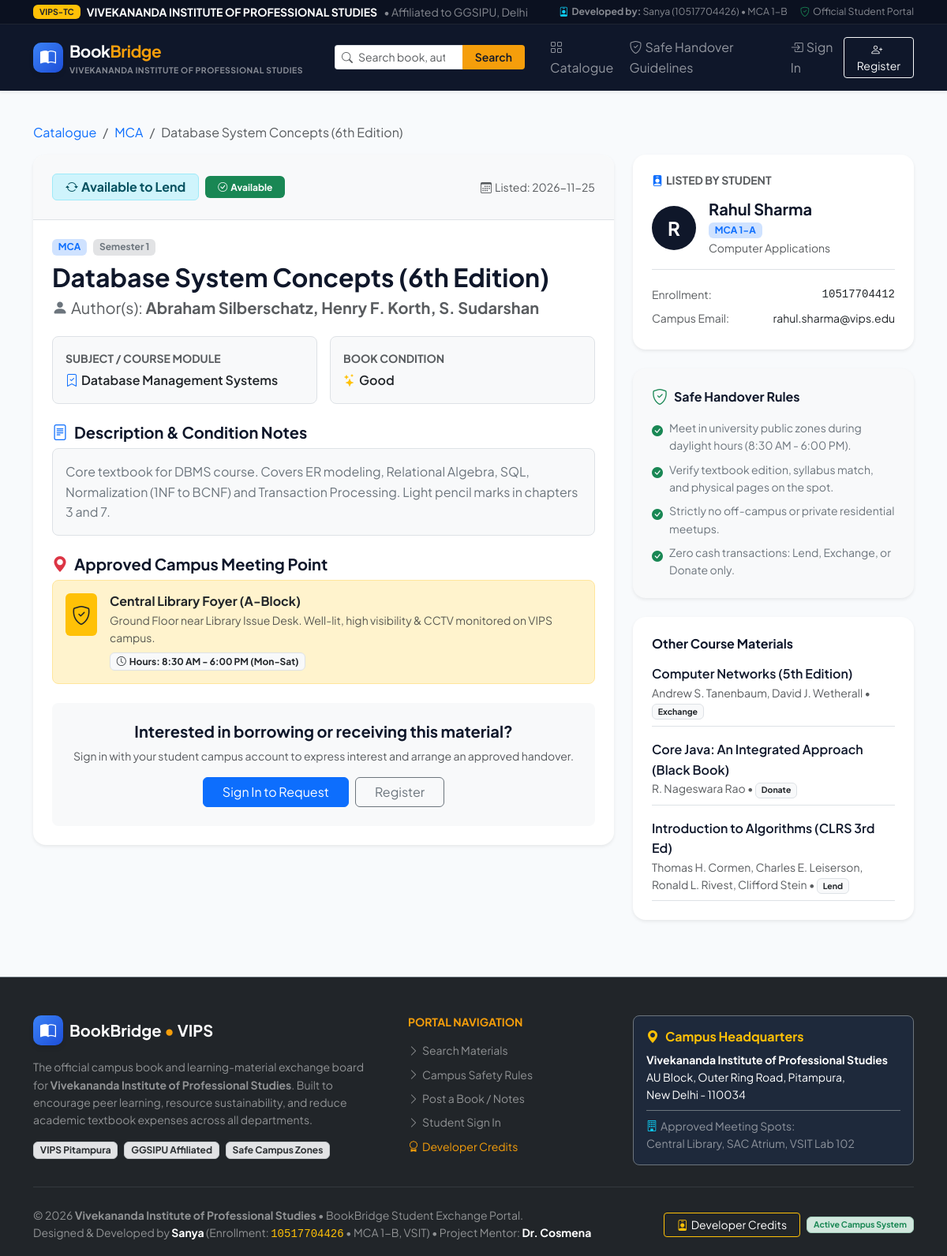
/listing/1, run on the app's committed database.
### tables this page shows
CREATE TABLE listings (
    id INTEGER PRIMARY KEY AUTOINCREMENT,
    user_id INTEGER NOT NULL,
    title TEXT NOT NULL,
    author TEXT NOT NULL,
    subject TEXT NOT NULL,
    course TEXT NOT NULL,               -- e.g., MCA, B.Tech CS, BCA
    semester TEXT NOT NULL,             -- e.g., Semester 1, Semester 2
    listing_type TEXT NOT NULL,         -- 'Lend', 'Exchange', 'Donate'
    condition TEXT NOT NULL,            -- 'Like New', 'Good', 'Fair / Marked', 'Annotated / Notes'
    availability_status TEXT NOT NULL DEFAULT 'Available', -- 'Available', 'Pending Handover', 'Completed'
    description TEXT,
    preferred_meeting_point_id INTEGER,
    cover_image TEXT,                   -- image placeholder or category icon
    created_at TIMESTAMP DEFAULT CURRENT_TIMESTAMP,
    updated_at TIMESTAMP DEFAULT CURRENT_TIMESTAMP,
    FOREIGN KEY (user_id) REFERENCES users(id) ON DELETE CASCADE,
    FOREIGN KEY (preferred_meeting_point_id) REFERENCES meeting_points(id)
);

CREATE TABLE meeting_points (
    id INTEGER PRIMARY KEY AUTOINCREMENT,
    name TEXT NOT NULL,
    location_desc TEXT NOT NULL,
    operating_hours TEXT NOT NULL,
    safety_notes TEXT
);

CREATE TABLE users (
    id INTEGER PRIMARY KEY AUTOINCREMENT,
    enrollment_no TEXT UNIQUE NOT NULL,
    full_name TEXT NOT NULL,
    email TEXT UNIQUE NOT NULL,
    password_hash TEXT NOT NULL,
    department TEXT NOT NULL DEFAULT 'Computer Applications',
    course_year TEXT NOT NULL DEFAULT 'MCA 1st Year',
    contact_phone TEXT,
    created_at TIMESTAMP DEFAULT CURRENT_TIMESTAMP
);

### app.py (the view)
@app.route('/listing/<int:listing_id>')
def listing_detail(listing_id):
    conn = get_db()
    listing = conn.execute("""
        SELECT l.*, u.full_name AS owner_name, u.email AS owner_email, u.contact_phone AS owner_phone,
               u.department AS owner_dept, u.course_year AS owner_year, u.enrollment_no AS owner_enrollment,
               mp.name AS meeting_point_name, mp.location_desc AS meeting_point_desc, mp.operating_hours AS meeting_point_hours
        FROM listings l
        JOIN users u ON l.user_id = u.id
        LEFT JOIN meeting_points mp ON l.preferred_meeting_point_id = mp.id
        WHERE l.id = ?
    """, (listing_id,)).fetchone()
    if not listing:
        conn.close()
        flash("The requested book listing could not be found.", "danger")
        return redirect(url_for('index'))
    existing_request = None
    if g.user:
        existing_request = conn.execute("""
            SELECT * FROM exchange_requests
            WHERE listing_id = ? AND requester_id = ?
            ORDER BY created_at DESC LIMIT 1
        """, (listing_id, g.user['id'])).fetchone()
    meeting_points = conn.execute("SELECT * FROM meeting_points ORDER BY name").fetchall()
    related_books = conn.execute("""
        SELECT * FROM listings
        WHERE id != ? AND (subject = ? OR course = ?)
        LIMIT 3
    """, (listing_id, listing['subject'], listing['course'])).fetchall()
    conn.close()
    return render_template(
        'listing_detail.html',
        listing=listing,
        existing_request=existing_request,
        meeting_points=meeting_points,
        related_books=related_books
    )

### bookbridge/templates/listing_detail.html (shortened to what this page needs)
{% extends "base.html" %}
{% block content %}
<div class="container-xl py-4">
    <nav aria-label="breadcrumb" class="mb-3">
        <ol class="breadcrumb small">
            <li class="breadcrumb-item"><a href="{{ url_for('index') }}" class="text-decoration-none">Catalogue</a></li>
            <li class="breadcrumb-item"><a href="{{ url_for('index', course=listing.course) }}" class="text-decoration-none">{{ listing.course }}</a></li>
            <li class="breadcrumb-item active" aria-current="page">{{ listing.title|truncate(40) }}</li>
        </ol>
    </nav>
    <div class="row g-4">
        <div class="col-lg-8">
            <div class="card border-0 shadow-sm rounded-4 overflow-hidden mb-4">
                <div class="p-4 bg-light border-bottom d-flex flex-wrap justify-content-between align-items-center gap-2">
                    <div class="d-flex align-items-center gap-2">
                        {% if listing.listing_type == 'Lend' %}
                            <span class="badge bg-info-subtle text-info-emphasis border border-info-subtle px-3 py-2 fs-6">
                                <i class="bi bi-arrow-repeat me-1"></i>Available to Lend
                            </span>
                        {% elif listing.listing_type == 'Exchange' %}
                            <span class="badge bg-warning-subtle text-warning-emphasis border border-warning-subtle px-3 py-2 fs-6">
                                <i class="bi bi-arrow-left-right me-1"></i>Available for Exchange
                            </span>
                        {% else %}
                            <span class="badge bg-success-subtle text-success-emphasis border border-success-subtle px-3 py-2 fs-6">
                                <i class="bi bi-gift-fill me-1"></i>Free Donation / Give-away
                            </span>
                        {% endif %}
                        {% if listing.availability_status == 'Available' %}
                            <span class="badge bg-success px-3 py-2"><i class="bi bi-check-circle me-1"></i>Available</span>
                        {% elif listing.availability_status == 'Pending Handover' %}
                            <span class="badge bg-warning text-dark px-3 py-2"><i class="bi bi-clock-history me-1"></i>Pending Handover</span>
                        {% else %}
                            <span class="badge bg-secondary px-3 py-2"><i class="bi bi-check2-all me-1"></i>Completed / Handed Over</span>
                        {% endif %}
                    </div>
                    <div class="small text-muted">
                        <i class="bi bi-calendar3 me-1"></i>Listed: {{ listing.created_at[:10] }}
                    </div>
                </div>
                <div class="card-body p-4">
                    <div class="d-flex gap-2 mb-2">
                        <span class="badge bg-primary-subtle text-primary">{{ listing.course }}</span>
                        <span class="badge bg-secondary-subtle text-secondary">{{ listing.semester }}</span>
                    </div>
                    <h2 class="fw-bold text-navy mb-2">{{ listing.title }}</h2>
                    <h5 class="text-muted fw-normal mb-4">
                        <i class="bi bi-person-fill text-secondary me-1"></i>Author(s): <strong>{{ listing.author }}</strong>
                    </h5>
                    <div class="row g-3 mb-4">
                        <div class="col-sm-6">
                            <div class="p-3 rounded-3 bg-light border">
                                <small class="text-muted text-uppercase fw-bold d-block mb-1">Subject / Course Module</small>
                                <span class="fw-semibold text-dark"><i class="bi bi-bookmark-check text-primary me-1"></i>{{ listing.subject }}</span>
                            </div>
                        </div>
                        <div class="col-sm-6">
                            <div class="p-3 rounded-3 bg-light border">
                                <small class="text-muted text-uppercase fw-bold d-block mb-1">Book Condition</small>
                                <span class="fw-semibold text-dark">
                                    <i class="bi bi-stars text-warning me-1"></i>{{ listing.condition }}
                                </span>
                            </div>
                        </div>
                    </div>
                    <div class="mb-4">
                        <h5 class="fw-bold text-navy mb-2"><i class="bi bi-file-text me-2 text-primary"></i>Description & Condition Notes</h5>
                        <div class="p-3 bg-light rounded-3 text-secondary border">
                            {% if listing.description %}
                                {{ listing.description|replace('\n', '<br>')|safe }}
                            {% else %}
                                <em>No specific remarks provided. Standard syllabus reference textbook.</em>
                            {% endif %}
                        </div>
                    </div>
                    <div class="mb-4">
                        <h5 class="fw-bold text-navy mb-2"><i class="bi bi-geo-alt-fill me-2 text-danger"></i>Approved Campus Meeting Point</h5>
                        <div class="card border border-warning-subtle bg-warning-subtle bg-opacity-25 p-3 rounded-3">
                            <div class="d-flex align-items-start gap-3">
                                <div class="p-2 rounded bg-warning text-dark fs-4">
                                    <i class="bi bi-shield-check"></i>
                                </div>
                                <div>
                                    <h6 class="fw-bold mb-1">{{ listing.meeting_point_name or "Campus Designated Area" }}</h6>
                                    <p class="small text-muted mb-1">{{ listing.meeting_point_desc or "Open public area inside university grounds." }}</p>
                                    <small class="badge bg-light text-dark border">
                                        <i class="bi bi-clock me-1"></i>Hours: {{ listing.meeting_point_hours or "Daylight Campus Hours" }}
                                    </small>
                                </div>
                            </div>
                        </div>
                    </div>
                    {% if g.user and g.user['id'] == listing.user_id %}
                        <div class="alert alert-info d-flex align-items-center justify-content-between p-3 rounded-3">
                            <div>
                                <i class="bi bi-info-circle-fill me-2 fs-5"></i>
                                <strong>You posted this book.</strong> You can update its availability or edit details.
                            </div>
                            <div class="d-flex gap-2">
                                <a href="{{ url_for('edit_listing', listing_id=listing.id) }}" class="btn btn-outline-primary btn-sm">
                                    <i class="bi bi-pencil me-1"></i>Edit Listing
                                </a>
                                <a href="{{ url_for('my_requests') }}" class="btn btn-primary btn-sm">
                                    <i class="bi bi-inbox me-1"></i>Check Requests
                                </a>
                            </div>
                        </div>
                    {% elif listing.availability_status != 'Available' %}
                        <div class="alert alert-warning p-3 rounded-3">
                            <i class="bi bi-exclamation-triangle-fill me-2"></i>
                            This learning material is currently marked as <strong>{{ listing.availability_status }}</strong>. You may check back later or browse other available listings.
                        </div>
                    {% elif not g.user %}
                        <div class="card bg-light border-0 p-4 rounded-3 text-center">
                            <h5 class="fw-bold text-navy mb-2">Interested in borrowing or receiving this material?</h5>
                            <p class="small text-muted mb-3">Sign in with your student campus account to express interest and arrange an approved handover.</p>
                            <div class="d-flex justify-content-center gap-2">
                                <a href="{{ url_for('login', next=request.url) }}" class="btn btn-primary px-4">Sign In to Request</a>
                                <a href="{{ url_for('register') }}" class="btn btn-outline-secondary px-4">Register</a>
                            </div>
                        </div>
                    {% endif %}
                </div>
            </div>
        </div>
        <div class="col-lg-4">
            <div class="card border-0 shadow-sm rounded-4 p-4 mb-4">
                <h6 class="text-uppercase fw-bold text-muted small mb-3">
                    <i class="bi bi-person-badge-fill me-1 text-primary"></i>Listed by Student
                </h6>
                <div class="d-flex align-items-center gap-3 mb-3">
                    <div class="avatar-lg bg-navy text-white rounded-circle d-flex align-items-center justify-content-center fs-4 fw-bold">
                        {{ listing.owner_name[0] }}
                    </div>
                    <div>
                        <h5 class="fw-bold mb-0 text-navy">{{ listing.owner_name }}</h5>
                        <span class="badge bg-primary-subtle text-primary">{{ listing.owner_year }}</span>
                        <small class="d-block text-muted">{{ listing.owner_dept }}</small>
                    </div>
                </div>
                <div class="border-top pt-3 small text-muted">
                    <div class="d-flex justify-content-between py-1">
                        <span>Enrollment:</span>
                        <span class="font-monospace text-dark">{{ listing.owner_enrollment }}</span>
                    </div>
                    <div class="d-flex justify-content-between py-1">
                        <span>Campus Email:</span>
                        <span class="text-dark">{{ listing.owner_email }}</span>
                    </div>
                </div>
            </div>
            <div class="card border-0 shadow-sm rounded-4 p-4 mb-4 bg-light">
                <h6 class="fw-bold text-navy mb-3 d-flex align-items-center gap-2">
                    <i class="bi bi-shield-check text-success fs-5"></i>Safe Handover Rules
                </h6>
                <ul class="list-unstyled small text-secondary mb-0 d-flex flex-column gap-2">
                    <li class="d-flex gap-2">
                        <i class="bi bi-check-circle-fill text-success mt-1"></i>
                        <span>Meet in university public zones during daylight hours (8:30 AM - 6:00 PM).</span>
                    </li>
                    <li class="d-flex gap-2">
                        <i class="bi bi-check-circle-fill text-success mt-1"></i>
                        <span>Verify textbook edition, syllabus match, and physical pages on the spot.</span>
                    </li>
                    <li class="d-flex gap-2">
                        <i class="bi bi-check-circle-fill text-success mt-1"></i>
                        <span>Strictly no off-campus or private residential meetups.</span>
                    </li>
                    <li class="d-flex gap-2">
                        <i class="bi bi-check-circle-fill text-success mt-1"></i>
                        <span>Zero cash transactions: Lend, Exchange, or Donate only.</span>
                    </li>
                </ul>
            </div>
            {% if related_books %}
                <div class="card border-0 shadow-sm rounded-4 p-4">
                    <h6 class="fw-bold text-navy mb-3">Other Course Materials</h6>
                    <div class="d-flex flex-column gap-3">
                        {% for rb in related_books %}
                            <div class="border-bottom pb-2">
                                <a href="{{ url_for('listing_detail', listing_id=rb.id) }}" class="fw-semibold text-decoration-none text-navy d-block">
                                    {{ rb.title }}
                                </a>
                                <small class="text-muted d-block">{{ rb.author }} &bull; <span class="badge bg-light text-dark border">{{ rb.listing_type }}</span></small>
                            </div>
                        {% endfor %}
                    </div>
                </div>
            {% endif %}
        </div>
    </div>
</div>
{% endblock %}

### data on the page
listings: course "MCA", title "Database System Concepts (6th Edition)", created_at "2026-11-25", semester "Semester 1", author "Abraham Silberschatz, Henry F. Korth, S. Sudarshan", subject "Database Management Systems", condition "Good", description "Core textbook for DBMS course. Covers ER modeling, Relational Algebra, SQL, Normalization (1NF to BCNF) and Transaction Processing. Light pencil marks in chapters 3 and 7."
meeting_points: name "Central Library Foyer (A-Block)", location_desc "Ground Floor near Library Issue Desk. Well-lit, high visibility & CCTV monitored on VIPS campus.", operating_hours "8:30 AM - 6:00 PM (Mon-Sat)"
users: full_name "R", owner_name "Rahul Sharma", owner_year "MCA 1-A", owner_dept "Computer Applications", owner_enrollment "10517704412", owner_email "rahul.sharma@vips.edu"
listings: title "Computer Networks (5th Edition)", author "Andrew S. Tanenbaum, David J. Wetherall", listing_type "Exchange"
listings: title "Core Java: An Integrated Approach (Black Book)", author "R. Nageswara Rao", listing_type "Donate"
listings: title "Introduction to Algorithms (CLRS 3rd Ed)", author "Thomas H. Cormen, Charles E. Leiserson, Ronald L. Rivest, Clifford Stein", listing_type "Lend"
